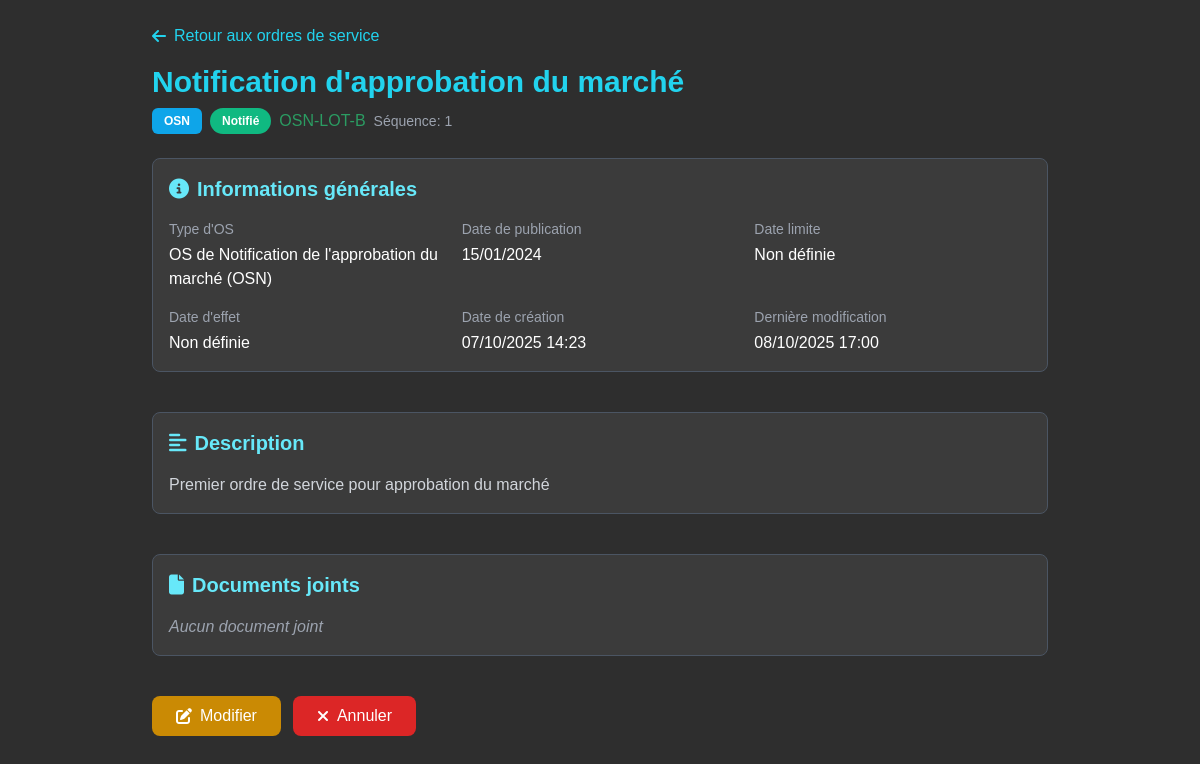
/projet/13/ordre-service/1/details/, run on the app's committed database.
### projets/models/projet.py (models this page shows, shortened)
class OrdreService(models.Model):
    STATUT_CHOICES = [
        ('BROUILLON', 'Brouillon'),
        ('NOTIFIE', 'Notifié'),
        ('ANNULE', 'Annulé'),
    ]
    projet = models.ForeignKey(Projet, on_delete=models.CASCADE, related_name='ordres_service')
    type_os = models.ForeignKey(TypeOrdreService, on_delete=models.PROTECT)
    reference = models.CharField(max_length=50)
    titre = models.CharField(max_length=200)
    description = models.TextField()
    date_publication = models.DateField()
    date_limite = models.DateField(null=True, blank=True)
    date_effet = models.DateField(null=True, blank=True)
    if getattr(settings, 'USE_CLOUDINARY', False):
        from cloudinary.models import CloudinaryField
        fichier = CloudinaryField('raw',
                                    folder='ordres_services',
                                    resource_type='raw',
                                    null=True,
                                    blank=True,
                                    db_column='documents')
    else:
        fichier = models.FileField(upload_to='ordres_services/',
                                     null=True,
                                     blank=True,
                                     db_column='documents')
    original_filename = models.CharField(max_length=255, blank=True, verbose_name="Nom de fichier original")
    statut = models.CharField(max_length=20, choices=STATUT_CHOICES, default='BROUILLON')
    ordre_sequence = models.IntegerField(help_text="Ordre dans la séquence du projet")
    duree_extension = models.IntegerField(null=True, blank=True, default=0, help_text="Durée d'extension en jours")
    montant_supplementaire = models.DecimalField(max_digits=12, decimal_places=2, default=0, null=True, blank=True)
    created_at = models.DateTimeField(auto_now_add=True)
    updated_at = models.DateTimeField(auto_now=True)
    class Meta:
        unique_together = ['projet', 'reference']
        ordering = ['projet', 'ordre_sequence', 'date_publication']

class TypeOrdreService(models.Model):
    TYPE_CHOICES = [
        ('OSN', 'OS de Notification de l\'approbation du marché'),
        ('OSC', 'OS de Commencement'),
        ('OSA', 'OS d\'Arrêt'),
        ('OSR', 'OS de Reprise'),
        ('OSC10', 'OS de Continuation jusqu\'à 10%'),
        ('OSV', 'OS d\'Approbation d\'Avenant'),
        ('AUTRE', 'Autre OS'),
    ]
    code = models.CharField(max_length=10, choices=TYPE_CHOICES, unique=True)
    nom = models.CharField(max_length=100)
    description = models.TextField()
    ordre_min = models.IntegerField(help_text="Ordre minimum dans la séquence")
    ordre_max = models.IntegerField(help_text="Ordre maximum dans la séquence")
    precedent_obligatoire = models.ManyToManyField('self', symmetrical=False, blank=True)
    unique_dans_projet = models.BooleanField(default=False)

### projets/views/views.py (the view)
# urls.py: path('projet/<int:projet_id>/ordre-service/<int:ordre_id>/details/', views.details_ordre_service, name='details_ordre_service'),
def details_ordre_service(request, projet_id, ordre_id):
    projet = get_object_or_404(Projet, id=projet_id)
    ordre = get_object_or_404(OrdreService, id=ordre_id, projet=projet)
    context = {
        'projet': projet,
        'ordre': ordre,
    }
    return render(request, 'projets/ordres_service/details_ordre_service.html', context)

### projets/templates/projets/ordres_service/details_ordre_service.html (shortened to what this page needs)
<!DOCTYPE html>
<html lang="fr">
<head>
    {% load static %}
    <link rel="stylesheet" href="https://cdnjs.cloudflare.com/ajax/libs/font-awesome/6.4.0/css/all.min.css" />
    <script src="https://cdn.tailwindcss.com"></script>
</head>
<body class="p-4 sm:p-6">
    <div class="max-w-4xl mx-auto">
        <div class="mb-4 sm:mb-6">
            <a href="{% url 'projets:ordres_service' projet.id %}"
               class="inline-flex items-center text-cyan-400 hover:text-cyan-300 mb-3 sm:mb-4 text-sm sm:text-base">
                <i class="fas fa-arrow-left mr-2"></i> Retour aux ordres de service
            </a>
            <div class="flex flex-col sm:flex-row sm:items-start justify-between gap-3">
                <div class="flex-1">
                    <h1 class="text-xl sm:text-2xl lg:text-3xl font-bold text-cyan-400 break-words">{{ ordre.titre }}</h1>
                    <div class="flex flex-wrap items-center gap-2 mt-2">
                        <span class="type-badge">{{ ordre.type_os.code }}</span>
                        <span class="statut-badge
                            {% if ordre.statut == 'NOTIFIE' %}statut-notifie
                            {% elif ordre.statut == 'BROUILLON' %}statut-brouillon
                            {% else %}statut-annule{% endif %}">
                            {{ ordre.get_statut_display }}
                        </span>
                        <span class="text-[#2B9C62] font-medium text-sm sm:text-base">{{ ordre.reference }}</span>
                        <span class="text-xs sm:text-sm text-gray-400">Séquence: {{ ordre.ordre_sequence }}</span>
                    </div>
                </div>
            </div>
        </div>
        <div class="grid gap-4 sm:gap-6">
            <div class="info-card">
                <h2 class="text-lg sm:text-xl font-semibold text-cyan-300 mb-3 sm:mb-4 flex items-center gap-2">
                    <i class="fas fa-info-circle"></i> Informations générales
                </h2>
                <div class="grid grid-cols-1 sm:grid-cols-2 lg:grid-cols-3 gap-3 sm:gap-4">
                    <div>
                        <label class="block text-xs sm:text-sm font-medium text-gray-400 mb-1">Type d'OS</label>
                        <p class="text-white text-sm sm:text-base">{{ ordre.type_os.nom }} ({{ ordre.type_os.code }})</p>
                    </div>
                    <div>
                        <label class="block text-xs sm:text-sm font-medium text-gray-400 mb-1">Date de publication</label>
                        <p class="text-white text-sm sm:text-base">{{ ordre.date_publication|date:"d/m/Y" }}</p>
                    </div>
                    <div>
                        <label class="block text-xs sm:text-sm font-medium text-gray-400 mb-1">Date limite</label>
                        <p class="text-white text-sm sm:text-base">{{ ordre.date_limite|date:"d/m/Y"|default:"Non définie" }}</p>
                    </div>
                    <div>
                        <label class="block text-xs sm:text-sm font-medium text-gray-400 mb-1">Date d'effet</label>
                        <p class="text-white text-sm sm:text-base">{{ ordre.date_effet|date:"d/m/Y"|default:"Non définie" }}</p>
                    </div>
                    <div>
                        <label class="block text-xs sm:text-sm font-medium text-gray-400 mb-1">Date de création</label>
                        <p class="text-white text-sm sm:text-base">{{ ordre.created_at|date:"d/m/Y H:i" }}</p>
                    </div>
                    <div>
                        <label class="block text-xs sm:text-sm font-medium text-gray-400 mb-1">Dernière modification</label>
                        <p class="text-white text-sm sm:text-base">{{ ordre.updated_at|date:"d/m/Y H:i" }}</p>
                    </div>
                </div>
            </div>
            <div class="info-card">
                <h2 class="text-lg sm:text-xl font-semibold text-cyan-300 mb-3 sm:mb-4 flex items-center gap-2">
                    <i class="fas fa-align-left"></i> Description
                </h2>
                <p class="text-gray-300 whitespace-pre-line text-sm sm:text-base">{{ ordre.description }}</p>
            </div>
            <div class="info-card">
                <h2 class="text-lg sm:text-xl font-semibold text-cyan-300 mb-3 sm:mb-4 flex items-center gap-2">
                    <i class="fas fa-file"></i> Documents joints
                </h2>
                {% if ordre.fichier %}
                    <div class="flex flex-col sm:flex-row sm:items-center gap-3 p-3 bg-[#2E2E2E] rounded-lg">
                        <div class="flex items-center gap-3">
                            <i class="fas fa-file-pdf text-red-400 text-lg sm:text-xl"></i>
                            <div class="flex-1 min-w-0">
                                <p class="text-white text-sm sm:text-base break-words">{{ ordre.get_file_name}}</p>
                            </div>
                        </div>
                        <a href="{% url 'projets:download_document' 'OrdreService' ordre.id %}?download=true"
                           target="_blank"
                           class="bg-cyan-600 hover:bg-cyan-700 text-white px-3 sm:px-4 py-2 rounded-lg flex items-center justify-center gap-2 text-sm sm:text-base btn-responsive mt-2 sm:mt-0">
                            <i class="fas fa-download"></i> Télécharger
                        </a>
                    </div>
                {% else %}
                    <p class="text-gray-400 italic text-sm sm:text-base">Aucun document joint</p>
                {% endif %}
            </div>
        </div>
        <div class="flex flex-col sm:flex-row gap-2 sm:gap-3 mt-4 sm:mt-6">
            <a href="{% url 'projets:modifier_ordre_service' projet.id ordre.id %}"
               class="bg-yellow-600 hover:bg-yellow-700 text-white px-4 sm:px-6 py-2 rounded-lg font-medium flex items-center justify-center gap-2 w-full sm:w-auto text-sm sm:text-base btn-responsive">
                <i class="fas fa-edit"></i> Modifier
            </a>
            {% if ordre.statut == 'BROUILLON' %}
            <a href="{% url 'projets:supprimer_ordre_service' projet.id ordre.id %}"
               class="bg-red-600 hover:bg-red-700 text-white px-4 sm:px-6 py-2 rounded-lg font-medium flex items-center justify-center gap-2 w-full sm:w-auto text-sm sm:text-base btn-responsive">
                <i class="fas fa-trash"></i> Supprimer
            </a>
            {% else %}
            <form method="POST" action="{% url 'projets:annuler_ordre_service' projet.id ordre.id %}" class="inline w-full sm:w-auto">
                <button type="submit"
                       class="bg-red-600 hover:bg-red-700 text-white px-4 sm:px-6 py-2 rounded-lg font-medium flex items-center justify-center gap-2 w-full sm:w-auto text-sm sm:text-base btn-responsive"
                       onclick="return confirm('Annuler cet ordre de service ?')">
                    <i class="fas fa-times"></i> Annuler
                </button>
            </form>
            {% endif %}
        </div>
    </div>
</body>
</html>

### projets/templates/projets/ordres_service/details_ordre_service.html (style rules this page uses)
body { background-color: #2E2E2E; color: #AECBD6; font-family: Arial, sans-serif; }
.info-card { background: #3B3B3B; border: 1px solid #4B5563; border-radius: 8px; padding: 1rem; margin-bottom: 1rem; }
.statut-badge { padding: 0.25rem 0.75rem; border-radius: 9999px; font-size: 0.75rem; font-weight: 600; }
.statut-notifie { background-color: #10b981; color: white; }
.type-badge { background-color: #0ea5e9; color: white; padding: 0.25rem 0.75rem; border-radius: 0.375rem; font-size: 0.75rem; font-weight: 600; }

### data on the page
OrdreService: titre "Notification d'approbation du marché", type_os.code "OSN", statut "Notifié", reference "OSN-LOT-B", ordre_sequence "1", type_os.nom "OS de Notification de l'approbation du marché", date_publication "15/01/2024", date_limite "Non définie", date_effet "Non définie", created_at "07/10/2025 14:23", updated_at "08/10/2025 17:00", description "Premier ordre de service pour approbation du marché"
